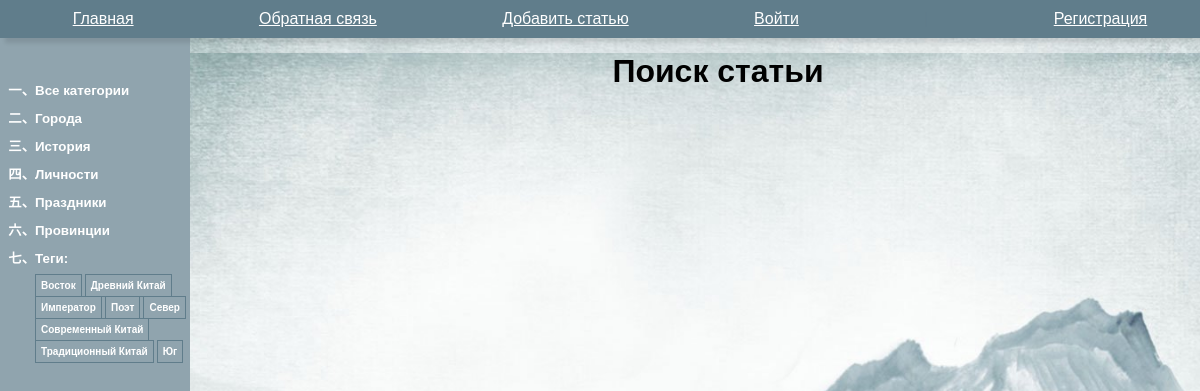
Before: /china/find/ with the older database file.
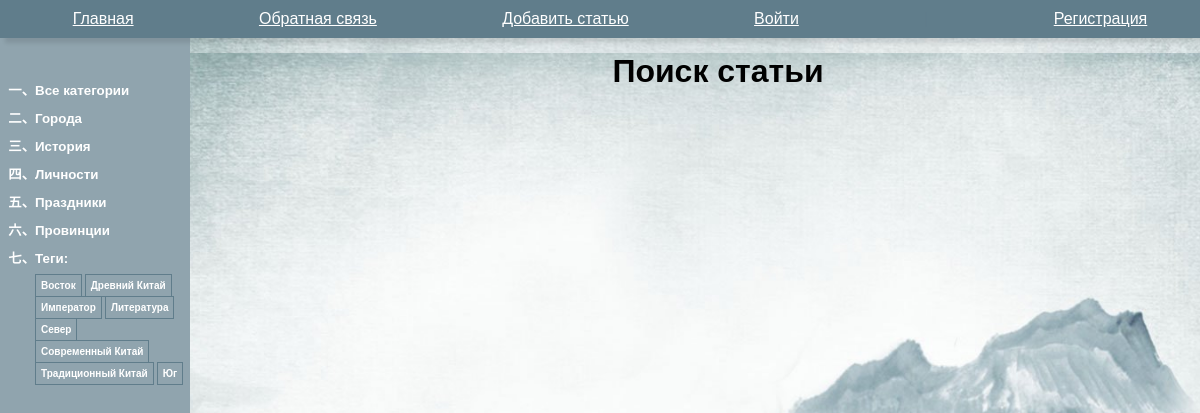
After: the same page with the newer database file.
### china/models.py (models this page shows, shortened)
class Category(models.Model):
    name = models.CharField(max_length=100, db_index=True,
                            verbose_name="Категория")
    slug = models.SlugField(max_length=255,
                            unique=True, db_index=True)
    def get_absolute_url(self):
        return reverse('category', kwargs={'cat_slug':
                                               self.slug})
    class Meta:
        verbose_name = 'Категория'
        verbose_name_plural = 'Категории'

class TagPost(models.Model):
    tag = models.CharField(max_length=100,
                           db_index=True)
    slug = models.SlugField(max_length=255,
                            unique=True, db_index=True)
    def get_absolute_url(self):
        return reverse('tag', kwargs={'tag_slug': self.slug})

### china/views.py (the view)
# urls.py: path('find/', views.find_information, name='find'),
def find_information(request):
    posts = China.published.all()
    data = {
        'title': 'Поиск статьи',
        'posts': posts,
    }
    return render(request, 'china/find.html',
                  context=data)

### china/models.py (called while the page is built)
    def get_queryset(self):
        return super().get_queryset().filter(is_published=China.Status.PUBLISHED)

### china/templatetags/china_tags.py (called while the page is built)
@register.inclusion_tag('china/list_categories.html')
def show_categories(cat_selected_id=0):
    cats = Category.objects.annotate(total=Count("posts")).filter(total__gt=0)
    return {"cats": cats, "cat_selected": cat_selected_id}

@register.inclusion_tag('china/list_tags.html')
def show_all_tags():
    return {"tags":
                TagPost.objects.annotate(total=Count("tags")).filter(total__gt=0)}

### users/context_processors.py (called while the page is built)
def get_china_context(request):
    return {'mainmenu': menu}

### china/templates/china/find.html
{% extends 'base.html' %}
{% load china_tags %}
{% block content %}
<h1>{{title}}</h1>
{% endblock %}

### china/templates/china/list_categories.html
{% for cat in cats %}
 {% if cat.id == cat_selected %}
 <li
class="selected">{{cat.name}}</li>
 {% else %}
 <li><a href="{{ cat.get_absolute_url}}">{{cat.name}}</a></li>
 {% endif %}
{% endfor %}

### china/templates/china/list_tags.html
{% if tags %}
Теги:</p>
<ul class="tags-list">
    {% for t in tags %}
    <li><a
            href="{{t.get_absolute_url}}">{{t.tag}}</a></li>
    {% endfor %}
</ul>
{% endif %}

Changed rows visible on the page:
removed TagPost: tag "Поэт"
added TagPost: tag "Литература"
